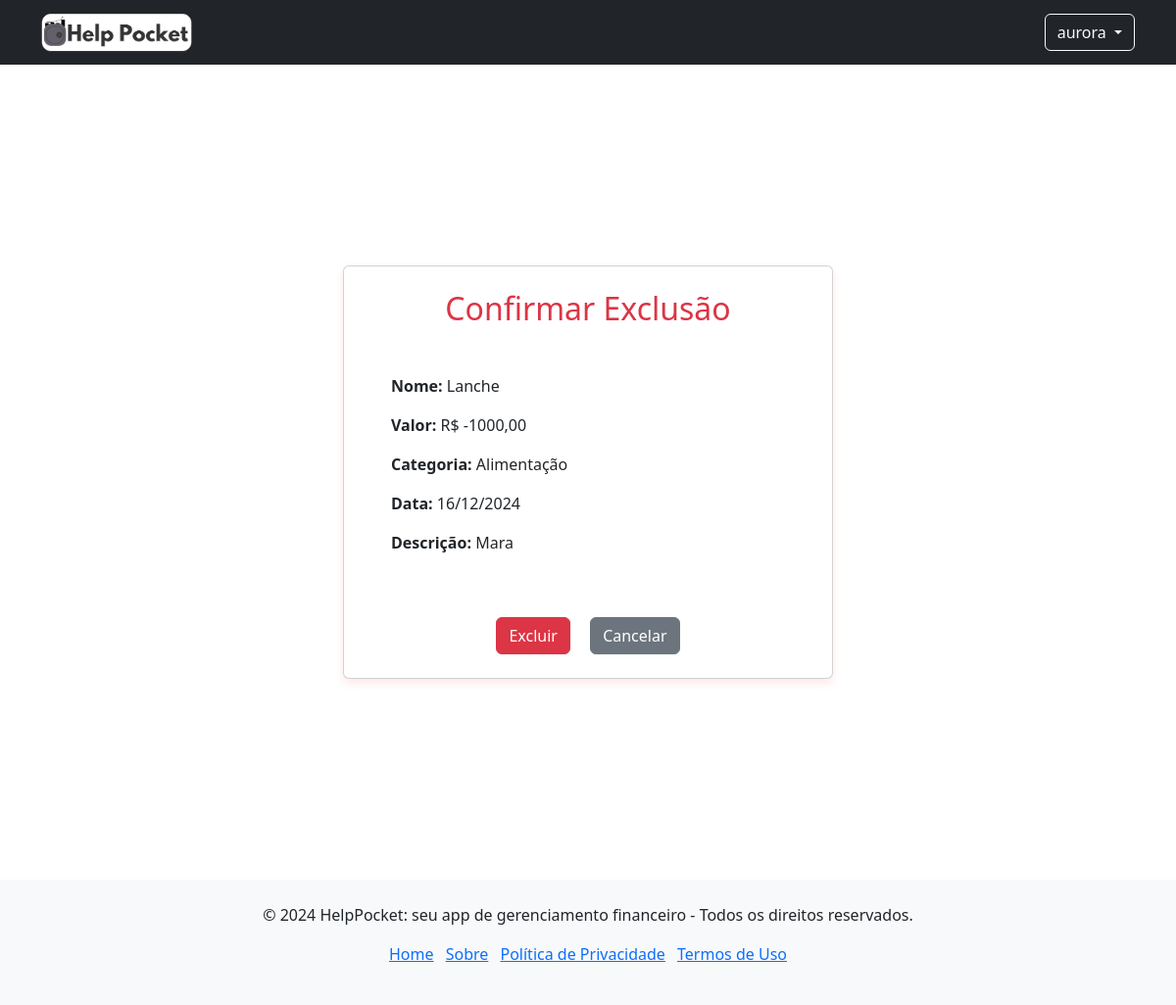
Page /entradas/excluir/23/ (signed in) on the committed database.
### core/models.py (models this page shows, shortened)
class Entrada(models.Model):
    usuario = models.ForeignKey(User, on_delete=models.CASCADE)  # Relaciona com o User do Django
    valor = models.DecimalField(max_digits=10, decimal_places=2)
    data_operacao = models.DateField()
    categoria = models.ForeignKey(Categoria, on_delete=models.CASCADE)  # Relaciona com a Categoria
    nome = models.CharField(max_length=100)
    descricao = models.CharField(max_length=255, blank=True, null=True)

class Categoria(models.Model):
    usuario = models.ForeignKey(User, on_delete=models.CASCADE)  # Relaciona com o User do Django
    nome = models.CharField(max_length=50)
    def __str__(self):
        return self.nome

### core/views.py (the view)
# urls.py: path('entradas/excluir/<int:entrada_id>/', views.excluir_entrada, name='excluir_entrada'),
@login_required(login_url='/sign_in')
def excluir_entrada(request, entrada_id):
    entrada = get_object_or_404(Entrada, id=entrada_id, usuario=request.user)
    if request.method == 'POST':
        entrada.delete()
        messages.success(request, "Entrada excluída com sucesso!")
        return redirect('dashboard')
    return render(request, 'entrada/entrada_confirm_delete.html', {'entrada': entrada})

### core/templates/entrada/entrada_confirm_delete.html (shortened to what this page needs)
{% extends 'base.html' %}
{% block content %}
<div class="my-3 d-flex justify-content-center align-items-center" style="min-height: 100vh;">
    <div class="card p-4" style="max-width: 500px; width: 100%; box-shadow: 0px 4px 10px rgba(255, 0, 0, 0.1);">
        <h2 class="text-center text-danger mb-4">Confirmar Exclusão</h2>
        <div class=" p-4">
            <p><strong>Nome:</strong> {{ entrada.nome }}</p>
            <p><strong>Valor:</strong> R$ {{ entrada.valor|floatformat:2 }}</p>
            <p><strong>Categoria:</strong> {{ entrada.categoria }}</p>
            <p><strong>Data:</strong> {{ entrada.data_operacao|date:"d/m/Y" }}</p>
            <p><strong>Descrição:</strong> {{ entrada.descricao }}</p>
        </div>
        <div class="mt-4 text-center">
            <form action="{% url 'excluir_entrada' entrada.id %}" method="post" style="display: inline;">
                <button type="submit" class="btn btn-danger mx-2">Excluir</button>
            </form>
            <a href="{% url 'entrada_detalhes' entrada.id %}" class="btn btn-secondary mx-2">Cancelar</a>
        </div>
    </div>
</div>
{% endblock %}

### core/templates/base.html (shortened to what this page needs)
{% load static %}
<!DOCTYPE html>
<html lang="pt-br">
<head>
    <link href="https://cdn.jsdelivr.net/npm/bootstrap@5.3.3/dist/css/bootstrap.min.css" rel="stylesheet"
>
    <link rel="stylesheet" href="{% static 'app/css/style.css' %}">
</head>
<body>
    <nav class=" navbar navbar-expand-lg navbar-dark bg-dark">
        <div class="container">
            <a class="navbar-brand" href="{% url 'home' %}">
                <img src="{% static 'app/images/HelpPocket/Logo2.png' %}" alt="Logo" height="40">
            </a>
            <div class="collapse navbar-collapse justify-content-end" id="navbarNavDarkDropdown">
                <ul class="navbar-nav">
                    {% if user.is_authenticated %}
                    <li class="nav-item dropdown">
                        <button class="btn btn-outline-light dropdown-toggle" data-bs-toggle="dropdown" aria-expanded="false">
                            {{ user.username }}
                        </button>
                    </li>
                    {% endif %}
                </ul>
            </div>
        </div>
    </nav>
    {% block content %}{% endblock %}
    <footer class="bg-light py-4">
        <div class="container text-center">
            <p>&copy; 2024 HelpPocket: seu app de gerenciamento financeiro - Todos os direitos reservados.</p>
            <ul class="list-inline">
                <li class="list-inline-item"><a href="{% url 'home' %}">Home</a></li>
                <li class="list-inline-item"><a href="{% url 'about' %}">Sobre</a></li>
                <li class="list-inline-item"><a href="{% url 'privacy_policy' %}">Política de Privacidade</a></li>
                <li class="list-inline-item"><a href="{% url 'terms' %}">Termos de Uso</a></li>
            </ul>
        </div>
    </footer>
</body>
</html>

### rows in the picture
Entrada: nome "Lanche", valor "-1000,00", categoria "Alimentação", data_operacao "16/12/2024", descricao "Mara"

### other values in the picture
{{ user.username }} "aurora"
